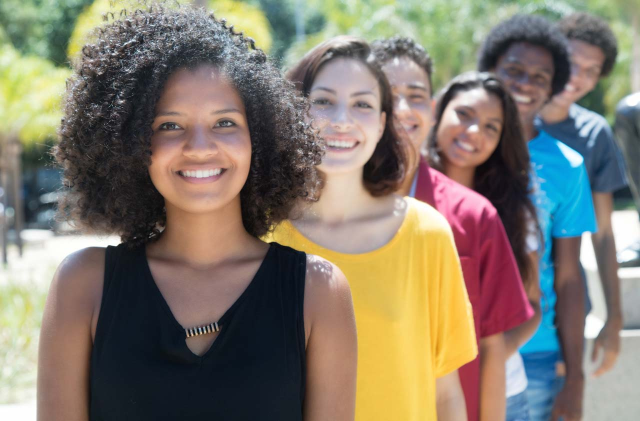
#> input picture people.jpg, 1280 x 842 px, given in place of 5, which was not available (shown at 1/2 size)
$ python cog_test.py 5
#> lines starting #> are read from the running program, lines starting #| are printed output that depends on the picture; after the words box and inside, x2 and y2 are one past the last pixel; in counts of white or black regions, pixels touching at a corner belong together; pictures that were not available may be replaced by others from this repository, and a replacement may not be noted
# import the necessary packages
import cv2 as cv
import numpy as np
import sys

print(sys.argv[1])
img = cv.imread(sys.argv[1], cv.IMREAD_COLOR)
#> img is the input picture: shape (842, 1280, 3); mean B, G, R 108.7, 121.8, 130.4

cv.namedWindow('Contours', cv.WINDOW_NORMAL)
cv.namedWindow('edge contour', cv.WINDOW_NORMAL)

cv.namedWindow('filtered', cv.WINDOW_NORMAL)
def contourArea(cnt):
   x,y,w,h = cv.boundingRect(cnt)
   return w*h

width, height, channel = img.shape
#> width = 842; height = 1280; channel = 3
img = img[int(1*height/3):height, 20:width-20]
#> img: shape (416, 802, 3)
# __,new_image = cv.threshold(img, 0, 400, cv.THRESH_BINARY)
# cv.imshow("newimg", new_image)
blur = cv.blur(img,(7,7))

kernel = np.ones((10,10), np.uint8)

img_erosion = cv.erode(blur, kernel, iterations=4)
img_dilation = cv.dilate(img_erosion, kernel, iterations=2)
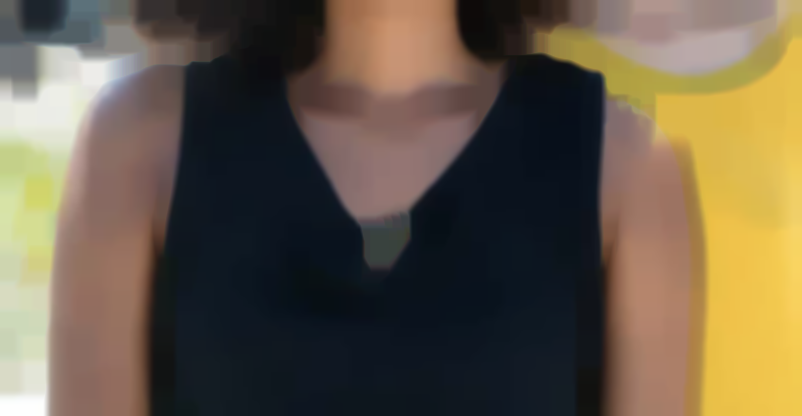
#> img_dilation: shape (416, 802, 3); mean B, G, R 71.7, 90, 102.2

# color filtering stuff, save for later
hsv = cv.cvtColor(img_dilation, cv.COLOR_BGR2HSV)
#> hsv: shape (416, 802, 3); mean H, S, V 55.2, 109.5, 109.2
# hsv = img_dilation.copy()

hsv_min, hsv_max = (0, 40, 90), (75, 250, 255)
color_filter = cv.inRange(hsv, hsv_min, hsv_max)
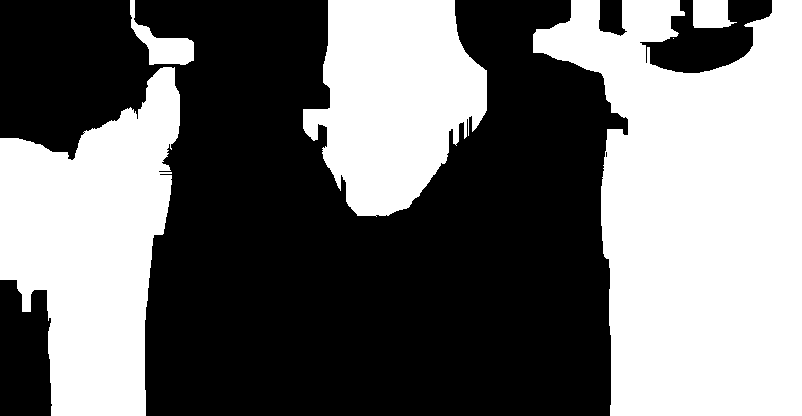
#> color_filter: shape (416, 802); 44.2% white; 6 white regions (1 under 20 px), largest, box (x1, y1, x2, y2) and area: (533, 0, 802, 416) 77567, (0, 67, 180, 416) 39618, (303, 0, 487, 217) 27814, (130, 0, 194, 65) 1538, (693, 0, 737, 28) 999
# pic = cv.Canny(hsv, 150, 170)

cv.imshow('filtered',color_filter) # hsv)

edges = cv.Canny(color_filter, 35, 150, L2gradient=True)
#> edges: shape (416, 802); 0.89% white in thin lines or dots
dil_edges = edges.copy()
dil_edges = cv.dilate(edges, kernel, iterations=3)
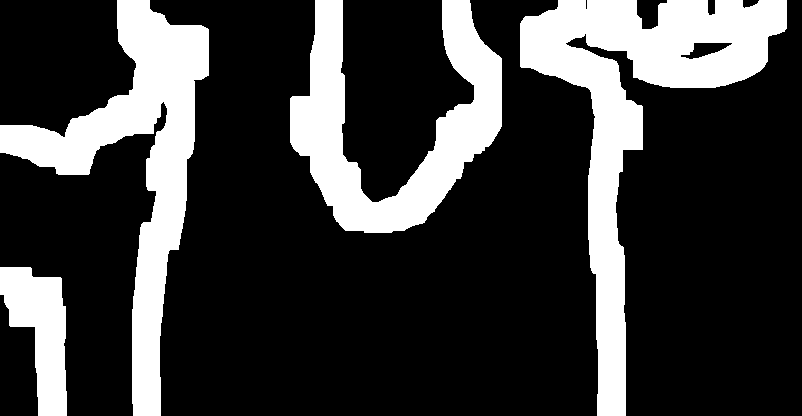
#> dil_edges: shape (416, 802); 23.6% white; 4 white regions
# cv.imshow('edges', edges)

contours, hierarchy = cv.findContours(dil_edges, cv.RETR_TREE, cv.CHAIN_APPROX_NONE)
#> contours = 5 contours; box (x1, y1, x2, y2) and area: (520, 0, 787, 416) 28960, (0, 0, 209, 416) 22953, (290, 0, 502, 233) 19415, (0, 267, 67, 416) 5713, (680, 42, 733, 60) 467
width, height, channel = img.shape
#> width = 416; height = 802
tours = 255 * np.ones((width,height,1), np.uint8)
thresh = img.copy()
edge_copy = cv.cvtColor(dil_edges.copy(), cv.COLOR_GRAY2BGR)
#> edge_copy: shape (416, 802, 3); 23.6% white; 4 white regions

contoursS = sorted(contours, key=lambda x: contourArea(x))
#> contoursS has the same summary as contours
# print(len(contours))
# contours = cntsSorted[-3]
contoursS.reverse()


# contoursS = contoursS[:-2]

cx, cy = 0,0
for cnt in contoursS:
    x,y,w,h = cv.boundingRect(cnt)
    cv.rectangle(thresh, (x,y), (x+w,y+h), (0,255,0), 2)
    cv.rectangle(edge_copy, (x,y), (x+w,y+h), (0,255,0), 2)
    print(contourArea(cnt))

    M = cv.moments(cnt)
    # print(M)
    cx = int(M['m10']/M['m00'])
    cy = int(M['m01']/M['m00'])
    print('({}, {})'.format(cx, cy))
    print(contourArea(cnt))
    break
#> this loop made 1 pass
#> (cx, cy) on pass 1: (637, 112)
#| 111072
#| (637, 112)
#| 111072
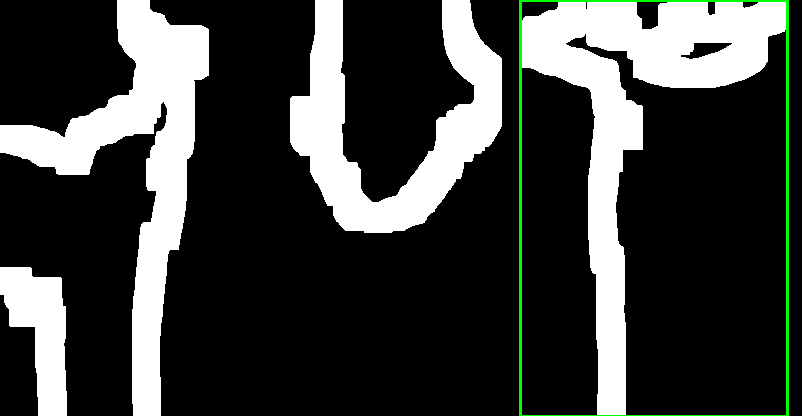
#> edge_copy: shape (416, 802, 3); mean B, G, R 59.9, 62.4, 59.9
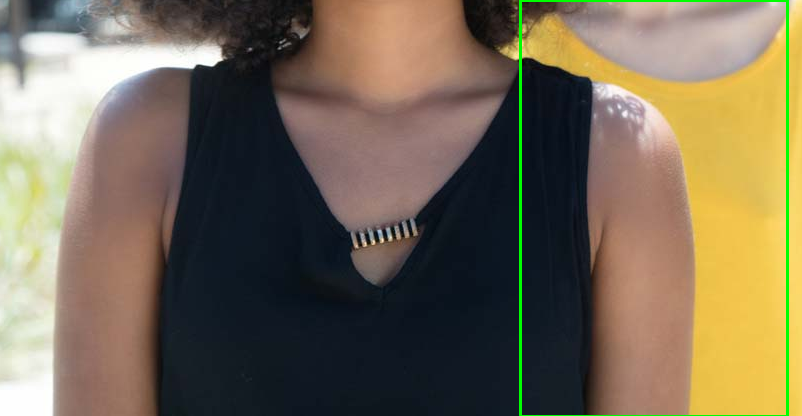
#> thresh: shape (416, 802, 3); mean B, G, R 85.1, 105.9, 117.6
cv.rectangle(thresh,  (cx,cy), (cx+15, cy+15),(0,0,255), 2)
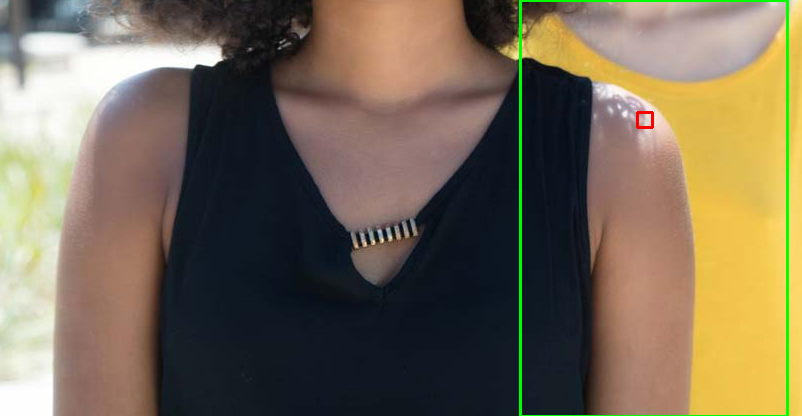
#> thresh: shape (416, 802, 3); 0.05% of pixels changed, all inside (x1, y1, x2, y2) = (636, 111, 654, 129)
cv.rectangle(edge_copy,  (cx,cy), (cx+15, cy+15),(0,0,255), 2)
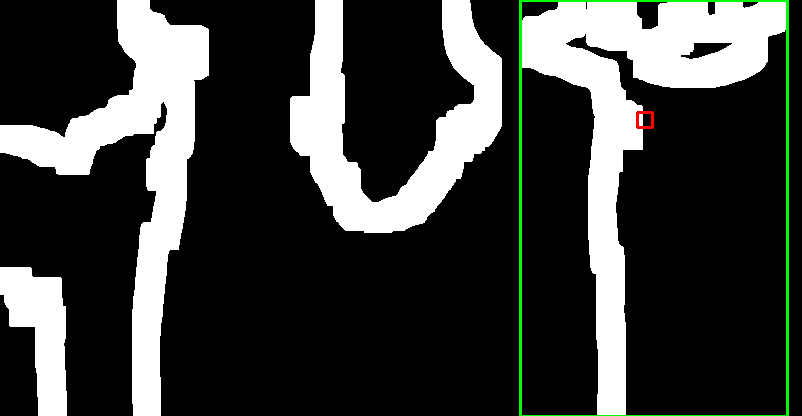
#> edge_copy: shape (416, 802, 3); 0.05% of pixels changed, all inside (x1, y1, x2, y2) = (636, 111, 654, 129)

cv.drawContours(tours, contours, -1, (0,0,255), -1)
#> tours: shape (416, 802, 1); 76.4% white; 4 black regions, box (x1, y1, x2, y2) and area: (520, 0, 787, 416) 29342, (0, 0, 209, 416) 23628, (290, 0, 502, 233) 19972, (0, 267, 67, 416) 5919
cv.imshow('Contours', thresh)
cv.imshow('edge contour', edge_copy)


cv.waitKey(0)
